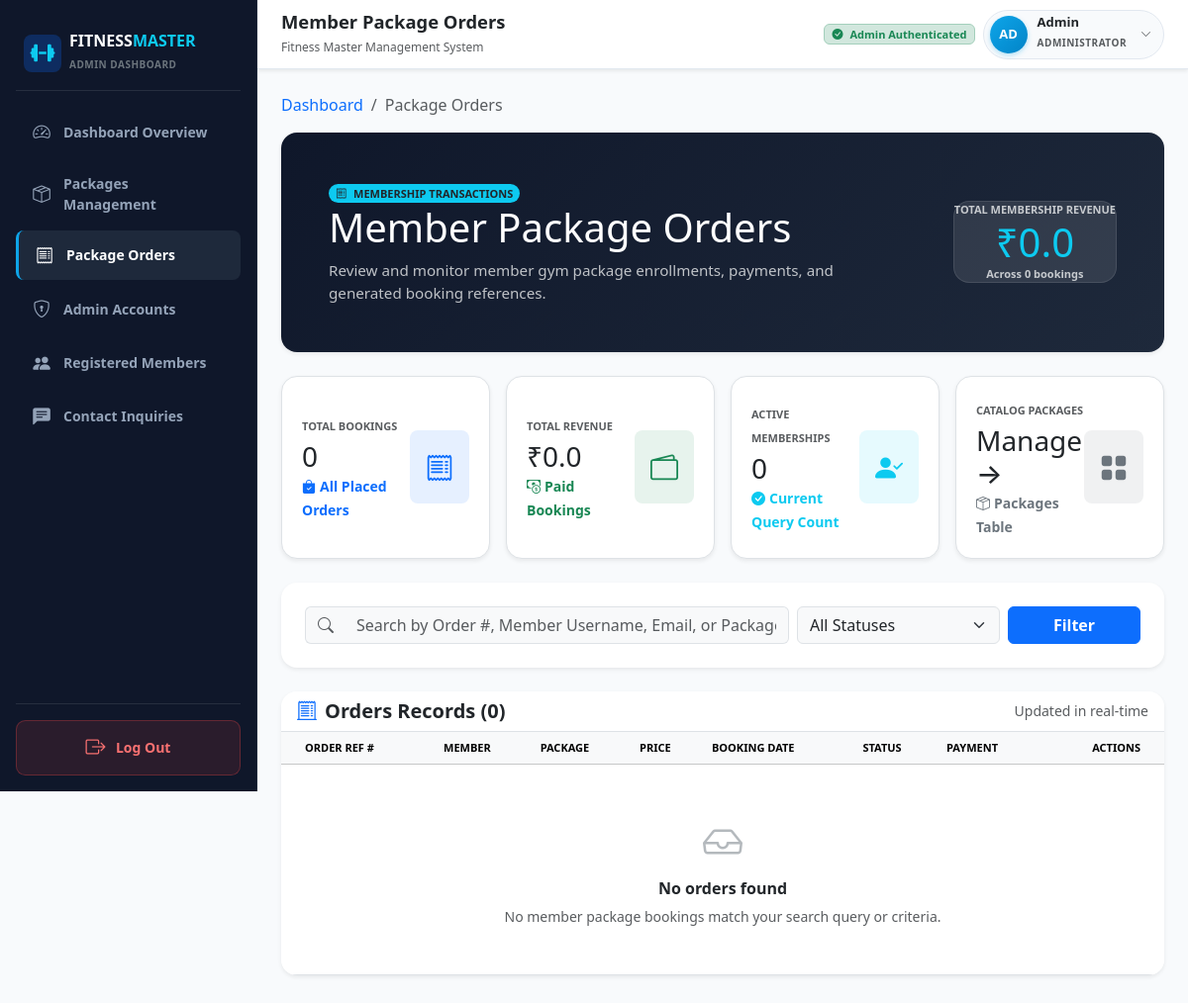
The page /admin-orders/ (signed in) on the database as committed earlier.
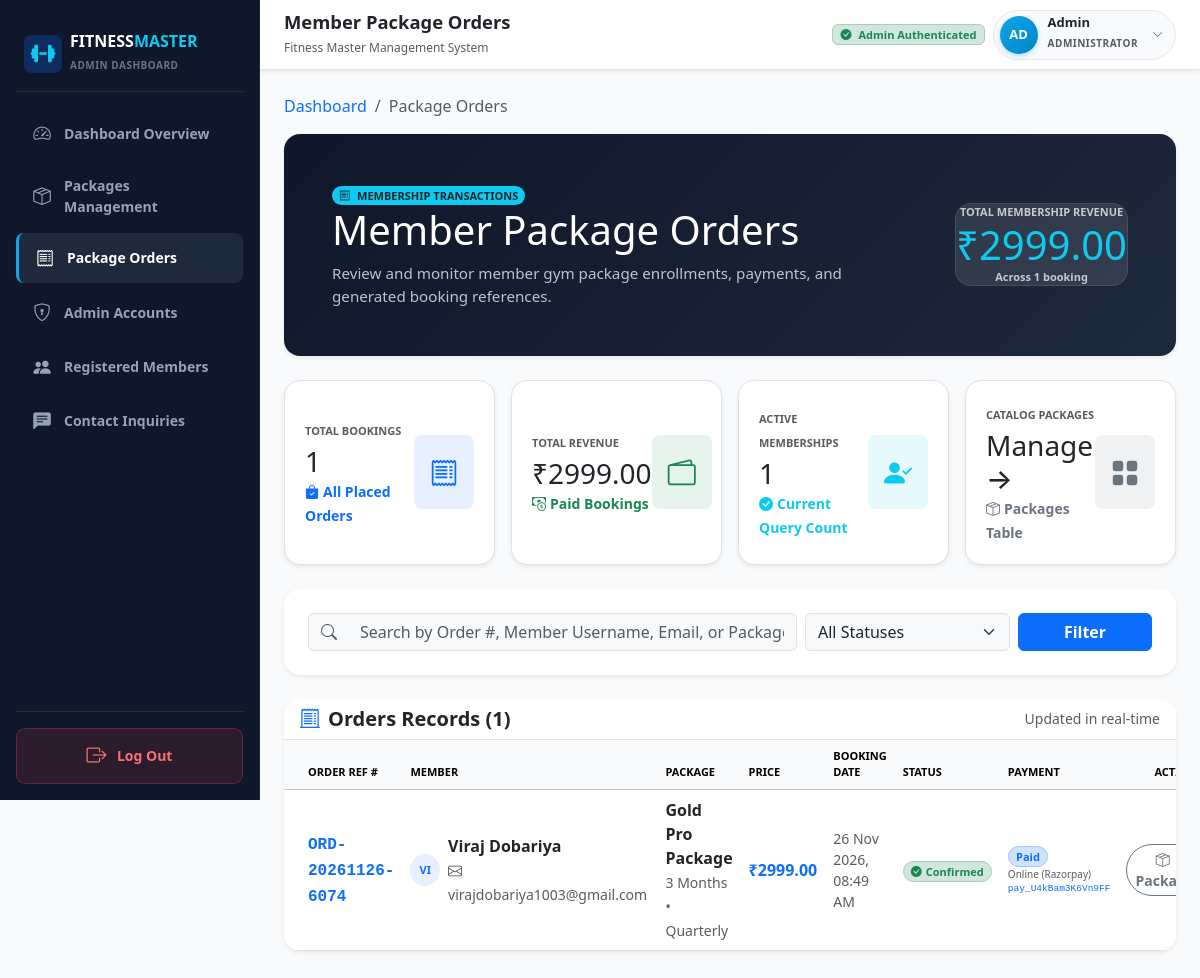
The same page on the database as committed later.
### packages/models.py (models this page shows, shortened)
class Order(models.Model):
    STATUS_CHOICES = [
        ('Confirmed', 'Confirmed'),
        ('Active', 'Active'),
        ('Pending', 'Pending'),
        ('Completed', 'Completed'),
        ('Cancelled', 'Cancelled'),
    ]
    PAYMENT_STATUS_CHOICES = [
        ('Paid', 'Paid'),
        ('Pending', 'Pending'),
        ('Refunded', 'Refunded'),
    ]
    user = models.ForeignKey(
        'accounts.User',
        on_delete=models.CASCADE,
        related_name='orders',
        verbose_name="Gym Member"
    )
    package = models.ForeignKey(
        Packages,
        on_delete=models.CASCADE,
        related_name='orders',
        verbose_name="Fitness Package"
    )
    order_number = models.CharField(
        max_length=64,
        unique=True,
        verbose_name="Order Reference Number"
    )
    package_title = models.CharField(
        max_length=150,
        verbose_name="Package Title"
    )
    package_price = models.DecimalField(
        max_digits=10,
        decimal_places=2,
        verbose_name="Price Paid (₹)"
    )
    package_duration = models.CharField(
        max_length=80,
        verbose_name="Package Duration"
    )
    booking_date = models.DateTimeField(
        auto_now_add=True,
        verbose_name="Booking Timestamp"
    )
    status = models.CharField(
        max_length=30,
        choices=STATUS_CHOICES,
        default='Confirmed',
        verbose_name="Booking Status"
    )
    payment_status = models.CharField(
        max_length=30,
        choices=PAYMENT_STATUS_CHOICES,
        default='Paid',
        verbose_name="Payment Status"
    )
    payment_method = models.CharField(
        max_length=80,
        default='UPI / Online Payment',
        verbose_name="Payment Method"
    )
    notes = models.TextField(
        blank=True,
        null=True,
        verbose_name="Additional Notes"
    )
    razorpay_order_id = models.CharField(
        max_length=100,
        blank=True,
        null=True,
        verbose_name="Razorpay Order ID"
    )
    razorpay_payment_id = models.CharField(
        max_length=100,
        blank=True,
        null=True,
        verbose_name="Razorpay Payment ID"
    )
    razorpay_signature = models.CharField(
        max_length=255,
        blank=True,
        null=True,
        verbose_name="Razorpay Signature"
    )
    class Meta:
        verbose_name = "Package Booking Order"
        verbose_name_plural = "Package Booking Orders"
        ordering = ['-booking_date']

class Packages(models.Model):
    title = models.CharField(
        max_length=150,
        verbose_name="Package Title",
        help_text="Title or name of the package"
    )
    price = models.DecimalField(
        max_digits=10,
        decimal_places=2,
        verbose_name="Price",
        help_text="Package price"
    )
    duration = models.CharField(
        max_length=80,
        verbose_name="Duration",
        help_text="Duration (e.g. 1 Month, 3 Months, 6 Months, 1 Year)"
    )
    access_hours = models.CharField(
        max_length=120,
        verbose_name="Access Hours",
        help_text="Gym access hours (e.g. 24/7 Access, 6 AM - 10 PM)"
    )
    instruments = models.TextField(
        verbose_name="Instruments / Equipment",
        help_text="Equipment and instruments included with this package"
    )
    classes_per_week = models.CharField(
        max_length=80,
        verbose_name="Classes Per Week",
        help_text="Number of classes per week (e.g. 3 Classes/week, Unlimited)"
    )
    membership_duration = models.CharField(
        max_length=80,
        verbose_name="Membership Duration",
        help_text="Billing / commitment duration (e.g. Monthly, Quarterly, Annual)"
    )
    drinking_package = models.CharField(
        max_length=150,
        verbose_name="Drinking Package",
        help_text="Beverage benefits (e.g. Unlimited Mineral Water, Protein Shakes Included, None)"
    )
    personal_instructor = models.CharField(
        max_length=150,
        verbose_name="Personal Instructor",
        help_text="Trainer allocation (e.g. 1-on-1 Dedicated Trainer, 2 Free Sessions/Month, None)"
    )
    created_at = models.DateTimeField(auto_now_add=True)
    updated_at = models.DateTimeField(auto_now=True)
    class Meta:
        verbose_name = "Package"
        verbose_name_plural = "Packages"
        ordering = ['price']

### accounts/models.py (models this page shows, shortened)
class User(models.Model):
    name = models.CharField(max_length=150, verbose_name="Full Name", blank=True)
    username = models.CharField(max_length=150, unique=True, verbose_name="Username")
    email = models.EmailField(unique=True, verbose_name="Email Address")
    password = models.CharField(max_length=255, verbose_name="Password (Hashed)")
    created_at = models.DateTimeField(auto_now_add=True, verbose_name="Registration Date")
    class Meta:
        verbose_name = 'User'
        verbose_name_plural = 'Users'
        ordering = ['-created_at']

### packages/views.py (the view, shortened to what this page needs)
# urls.py: path('admin-orders/', views.admin_orders_list_view, name='admin_orders'),
@login_required(login_url='login')
@user_passes_test(admin_check, login_url='login')
def admin_orders_list_view(request):
    search_query = request.GET.get('q', '').strip()
    status_filter = request.GET.get('status', '').strip()
    orders = Order.objects.all().select_related('user', 'package').order_by('-booking_date')
    if status_filter:
        orders = orders.filter(status=status_filter)
    total_orders = Order.objects.count()
    total_revenue = Order.objects.filter(payment_status='Paid').aggregate(total=Sum('package_price'))['total'] or 0.0
    return render(request, 'packages/admin_orders_list.html', {
        'orders': orders,
        'total_orders': total_orders,
        'total_revenue': round(total_revenue, 2),
        'search_query': search_query,
        'status_filter': status_filter,
    })

### packages/views.py (called while the page is built)
def admin_check(user):
    return user.is_authenticated and (user.is_staff or user.is_superuser)

### templates/packages/admin_orders_list.html (shortened to what the changed rows need)
{% extends 'base.html' %}
{% load static %}
{% block content %}
<div class="container-fluid px-0">
  <div class="card border-0 rounded-4 shadow-sm mb-4 text-white overflow-hidden" style="background: linear-gradient(135deg, #0f172a 0%, #1e293b 100%);">
    <div class="card-body p-4 p-lg-5">
      <div class="row align-items-center g-3">
        <div class="col-lg-8">
          <h2 class="display-6 fw-black tracking-tight mb-2 text-white">Member Package Orders</h2>
        </div>
        <div class="col-lg-4 text-lg-end">
          <div class="d-inline-block bg-white bg-opacity-10 rounded-4 p-3.5 border border-white border-opacity-10 text-center">
            <small class="text-light text-opacity-75 fw-bold text-uppercase d-block" style="font-size: 11px;">Total Membership Revenue</small>
            <span class="display-6 fw-black text-info">₹{{ total_revenue }}</span>
            <small class="text-light text-opacity-75 d-block fw-semibold" style="font-size: 11px;">Across {{ total_orders }} booking{{ total_orders|pluralize }}</small>
          </div>
        </div>
      </div>
    </div>
  </div>
  <div class="row g-3 mb-4">
    <div class="col-sm-6 col-xl-3">
      <div class="stat-card h-100 d-flex align-items-center justify-content-between p-3.5 bg-white rounded-4 shadow-sm border">
        <div>
          <small class="text-muted fw-bold text-uppercase" style="font-size: 11px;">Total Bookings</small>
          <h3 class="fw-black text-dark mb-0 mt-1">{{ total_orders }}</h3>
          <small class="text-primary fw-semibold"><i class="bi bi-bag-check-fill me-1"></i>All Placed Orders</small>
        </div>
      </div>
    </div>
    <div class="col-sm-6 col-xl-3">
      <div class="stat-card h-100 d-flex align-items-center justify-content-between p-3.5 bg-white rounded-4 shadow-sm border">
        <div>
          <small class="text-muted fw-bold text-uppercase" style="font-size: 11px;">Total Revenue</small>
          <h3 class="fw-black text-dark mb-0 mt-1">₹{{ total_revenue }}</h3>
          <small class="text-success fw-semibold"><i class="bi bi-cash-coin me-1"></i>Paid Bookings</small>
        </div>
      </div>
    </div>
    <div class="col-sm-6 col-xl-3">
      <div class="stat-card h-100 d-flex align-items-center justify-content-between p-3.5 bg-white rounded-4 shadow-sm border">
        <div>
          <small class="text-muted fw-bold text-uppercase" style="font-size: 11px;">Active Memberships</small>
          <h3 class="fw-black text-dark mb-0 mt-1">{{ orders.count }}</h3>
          <small class="text-info fw-semibold"><i class="bi bi-check-circle-fill me-1"></i>Current Query Count</small>
        </div>
      </div>
    </div>
  </div>
  <div class="card border-0 rounded-4 shadow-sm bg-white overflow-hidden mb-4">
    <div class="card-header bg-white border-bottom p-3.5 d-flex flex-wrap align-items-center justify-content-between gap-2">
      <h5 class="fw-bold text-dark mb-0">
        <i class="bi bi-receipt-cutoff text-primary me-2"></i>Orders Records ({{ orders.count }})
      </h5>
      <span class="text-muted small">Updated in real-time</span>
    </div>
    <div class="table-responsive">
      <table class="table table-hover align-middle mb-0">
        <thead class="table-light text-uppercase fw-bold text-secondary" style="font-size: 11px;">
          <tr>
            <th class="ps-4">Order Ref #</th>
            <th>Member</th>
            <th>Package</th>
            <th>Price</th>
            <th>Booking Date</th>
            <th>Status</th>
            <th>Payment</th>
            <th class="text-end pe-4">Actions</th>
          </tr>
        </thead>
        <tbody>
          {% for order in orders %}
            <tr>
              <td class="ps-4">
                <span class="font-monospace fw-bold text-primary">{{ order.order_number }}</span>
              </td>
              <td>
                <div class="d-flex align-items-center gap-2">
                  <div class="rounded-circle bg-primary bg-opacity-10 text-primary fw-bold d-flex align-items-center justify-content-center" style="width: 32px; height: 32px; font-size: 11px;">
                    {{ order.user.username|slice:":2"|upper }}
                  </div>
                  <div>
                    <strong class="text-dark d-block">{{ order.user.name|default:order.user.username }}</strong>
                    <small class="text-muted"><i class="bi bi-envelope me-1"></i>{{ order.user.email }}</small>
                  </div>
                </div>
              </td>
              <td>
                <div class="fw-bold text-dark">{{ order.package_title }}</div>
                <small class="text-muted">{{ order.package_duration }} &bull; {{ order.package.membership_duration }}</small>
              </td>
              <td>
                <strong class="text-primary fs-6">₹{{ order.package_price }}</strong>
              </td>
              <td class="text-muted small">
                {{ order.booking_date|date:"d M Y, h:i A" }}
              </td>
              <td>
                <span class="badge bg-success-subtle text-success border border-success-subtle fw-bold px-2.5 py-1 rounded-pill" style="font-size: 11px;">
                  <i class="bi bi-check-circle-fill me-1"></i>{{ order.status }}
                </span>
              </td>
              <td>
                <span class="badge bg-primary-subtle text-primary border border-primary-subtle fw-bold px-2.5 py-1 rounded-pill" style="font-size: 11px;">
                  {{ order.payment_status }}
                </span>
                <small class="text-muted d-block" style="font-size: 10px;">{{ order.payment_method }}</small>
                {% if order.razorpay_payment_id %}
                  <small class="text-primary font-monospace d-block" style="font-size: 9.5px;">{{ order.razorpay_payment_id }}</small>
                {% endif %}
              </td>
              <td class="text-end pe-4">
                <a href="{% url 'package_detail' order.package.id %}" class="btn btn-outline-secondary btn-sm fw-semibold rounded-pill px-2.5 py-1" title="View Package Details">
                  <i class="bi bi-box-seam me-1"></i>Package
                </a>
              </td>
            </tr>
          {% empty %}
            <tr>
              <td colspan="8" class="text-center py-5 text-muted">
                <i class="bi bi-inbox fs-1 d-block mb-2 text-secondary opacity-50"></i>
                <h6 class="fw-bold text-dark">No orders found</h6>
                <p class="small text-muted mb-0">No member package bookings match your search query or criteria.</p>
              </td>
            </tr>
          {% endfor %}
        </tbody>
      </table>
    </div>
  </div>
</div>
{% endblock %}

Rows that differ between the two databases and show on the page:
added Order: order_number "ORD-20261126-6074", user.username "VI", user.name "Viraj Dobariya", user.email "virajdobariya1003@gmail.com", package_title "Gold Pro Package", package_duration "3 Months", package.membership_duration "Quarterly", package_price "2999.00", booking_date "26 Nov 2026, 08:49 AM", status "Confirmed", payment_status "Paid", payment_method "Online (Razorpay)", razorpay_payment_id "pay_U4kBam3K6Vn9FF"
Other text that changed with them:
{{ total_revenue }}: "0.0" → "2999.00"
{{ total_orders }}: "0" → "1"
{{ orders.count }}: "0" → "1"
text no longer shown: "No orders found No member package bookings match your search query or criteria."
